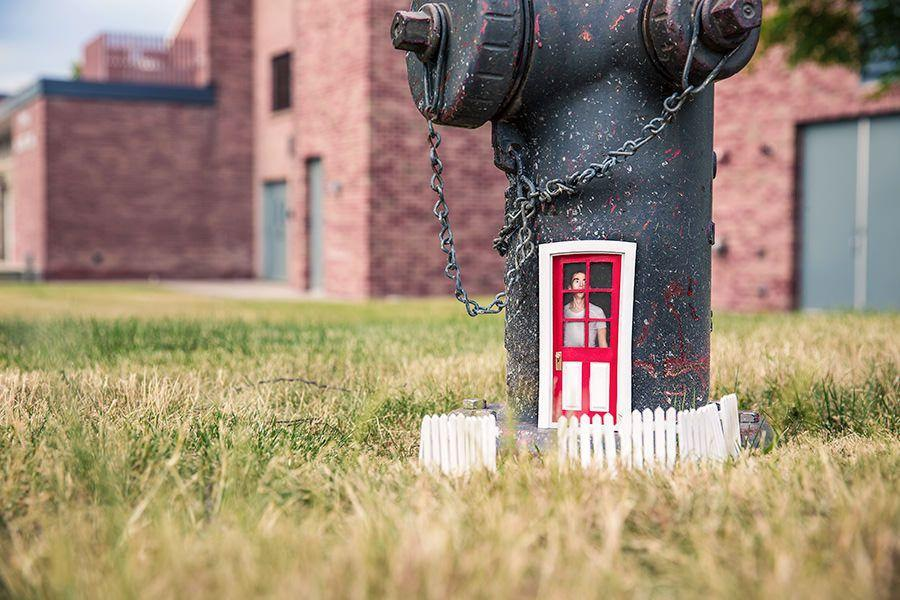
#> input picture image/phot.jpg, 900 x 600 px, found by its file name
$ python 1.2.1_Pylab.py
#> lines starting #> are read from the running program, lines starting #| are printed output that depends on the picture
from PIL import Image
from pylab import *
# 读取图像到数组中
im = array(Image.open('phot.jpg'))
#> im is the input picture: shape (600, 900, 3); mean R, G, B 157.8, 138.7, 117.4
# 绘制图像
imshow(im)
# 一些点
x = [100,100,400,400]
y = [200,500,200,500]
# 使用红色星状标记绘制点
plot(x,y,'r*')
# 绘制连接前两个点的线
plot(x[:3],y[:3])
# 添加标题，显示绘制的图像
title('Plotting: "phot.jpg"')
axis('off')
show()
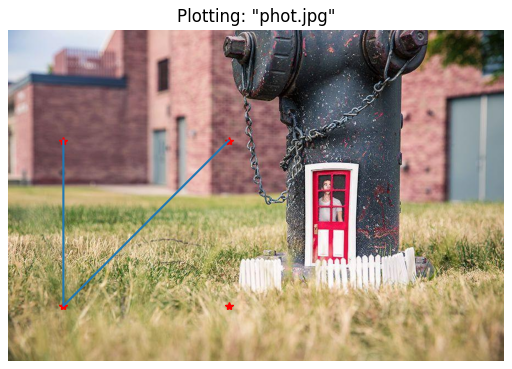
#> figure drawn by matplotlib, 1 panel
